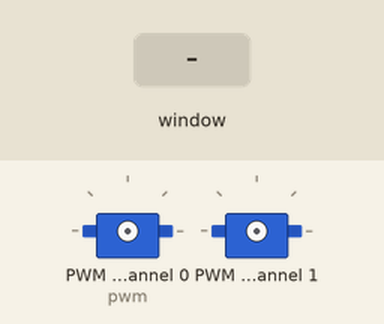
This program was run on a simulated Raspberry Pi (BCM pin numbers). On the bench: 2 × servo. The inputs (shaded band) are chosen by the test bench. The desktop window is not drawn, its controls go by their first labels and the mouse button is held 0.15 s; servo angles are drawn from the pulse width (0.5 ms = 0°, 2.5 ms = 180°); what the program prints to the terminal is not drawn.

Above: at 1.2 s.
1.3 s: slider 1 in the window set to 515
2.8 s: slider 1 in the window set to 308
At 3.6 s:
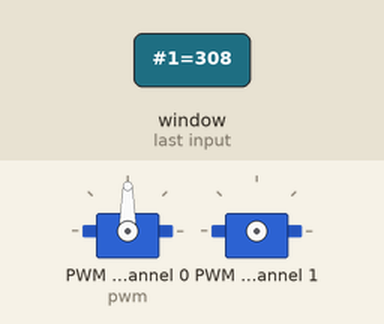
4.3 s: slider 1 in the window set to 100
At 4.7 s:
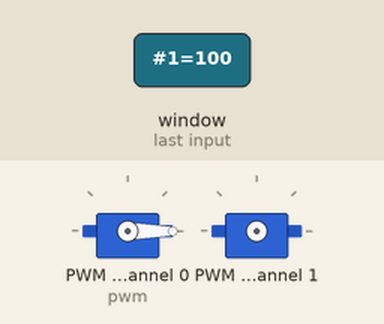
5.8 s: slider 1 in the window set to 204
At 7.0 s:
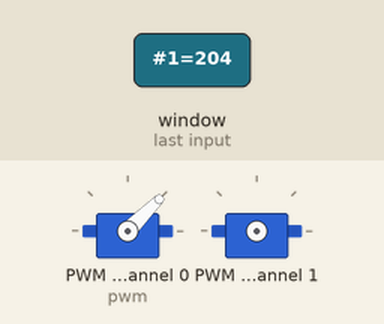
7.3 s: slider 2 in the window set to 304
8.8 s: slider 2 in the window set to 515
At 9.3 s:
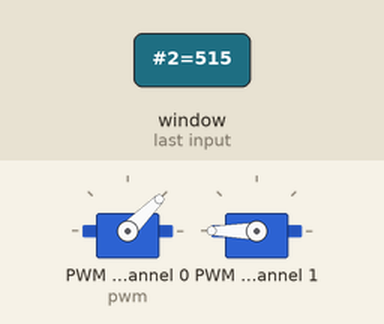
Timing chart, 0 to 11.3 s (numbered marks = the images above; inputs shaded):
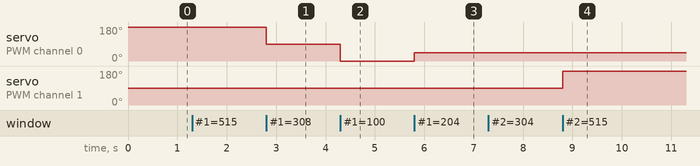

Measured:
- after the input at 2.8 s, servo on PWM channel 0 (pwm): 180° → 90° at once
- after the input at 4.3 s, servo on PWM channel 0 (pwm): 90° → 0° at once
- after the input at 5.8 s, servo on PWM channel 0 (pwm): 0° → 45° at once
- after the input at 8.8 s, servo on PWM channel 1: 89° → 180° at once

The program:

6ServoControlGui.py
```python
#coding:utf-8
#H30 11/8 (沖縄支所講演会用プログラム)
#このプログラムはGUIを用いて6つのサーボモータを動かすプログラムです
#1つのロボットアーム中で異なるサーボモータを用いていたり, 同じサーボモータでも特性の違いがある(偽物が混ざっているせいかも知れない)
#基本エンドエフェクタ以外のサーボモータはまず90度に設定しています
#サーボモータの制御にはServo/PWM Pi HATを用いており0~3番ピン, 及び8,9番ピンを用いることを奨励します(今使ってる)

from Adafruit_PWM_Servo_Driver import PWM
import time
import Tkinter

#Tkオブジェクトのインスタンス作成
root=Tkinter.Tk()
root.geometry("1920x1080")
pwm = PWM(0x40) #インスタンス作成, I2cアドレス40番
pwm.setPWMFreq(50)  #周波数50Hzで動作(T=20ms)

pwm_val0=Tkinter.DoubleVar()
pwm_val0.set(308)
def controlServo0(dc):
	s0=int(pwm_val0.get())
	pwm.setPWM(0,0,s0)
	print('サーボ0の角度: {}'.format(s0))

pwm_val1=Tkinter.DoubleVar()
pwm_val1.set(302)
def controlServo1(dc):
	s1=int(pwm_val1.get())
	pwm.setPWM(1,0,s1)
	print('サーボ1の角度: {}'.format(s1))

pwm_val2=Tkinter.DoubleVar()
pwm_val2.set(308)
def controlServo2(dc):
	s2=int(pwm_val2.get())
	pwm.setPWM(2,0,s2)
	print('サーボ2の角度: {}'.format(s2))


pwm_val3=Tkinter.DoubleVar()
pwm_val3.set(308)
def controlServo3(dc):
	s3=int(pwm_val3.get())
	pwm.setPWM(8,0,s3)
	print('サーボ3の角度: {}'.format(s3))


pwm_val4=Tkinter.DoubleVar()
pwm_val4.set(308)
def controlServo4(dc):
	s4=int(pwm_val4.get())
	pwm.setPWM(9,0,s4)
	print('サーボ4の角度: {}'.format(s4))


pwm_val5=Tkinter.DoubleVar()
pwm_val5.set(138)
def controlServo5(dc):
	s5=int(pwm_val5.get())
	pwm.setPWM(10,0,s5)
	print('サーボ5の角度: {}'.format(s5))

s0=Tkinter.Scale(root, label='サーボモータ0', length=1900, tickinterval=10, orient='h', from_=100, to=515, variable=pwm_val0, command=controlServo0)
s1=Tkinter.Scale(root, label='サーボモータ1',  length=1900, tickinterval=10, orient='h', from_=92, to=515, variable=pwm_val1, command=controlServo1)
s2=Tkinter.Scale(root, label='サーボモータ2', length=1900, tickinterval=10, orient='h', from_=100, to=515, variable=pwm_val2, command=controlServo2)
s3=Tkinter.Scale(root, label='サーボモータ3', length=1900, tickinterval=10, orient='h', from_=100, to=515, variable=pwm_val3, command=controlServo3)
s4=Tkinter.Scale(root, label='サーボモータ4', length=1900, tickinterval=10, orient='h', from_=100, to=515, variable=pwm_val4, command=controlServo4)
s5=Tkinter.Scale(root, label='サーボモータ5',length=1900, tickinterval=10,  orient='h', from_=138, to=300, variable=pwm_val5, command=controlServo5)

s0.pack()
s1.pack()
s2.pack()
s3.pack()
s4.pack()
s5.pack()

root.mainloop()
```
